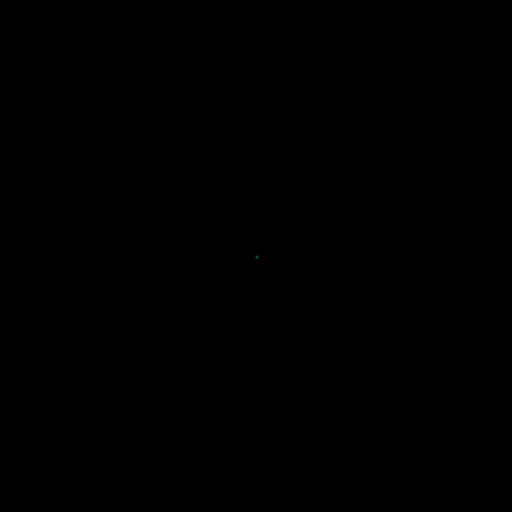
Frame 1 (no input)
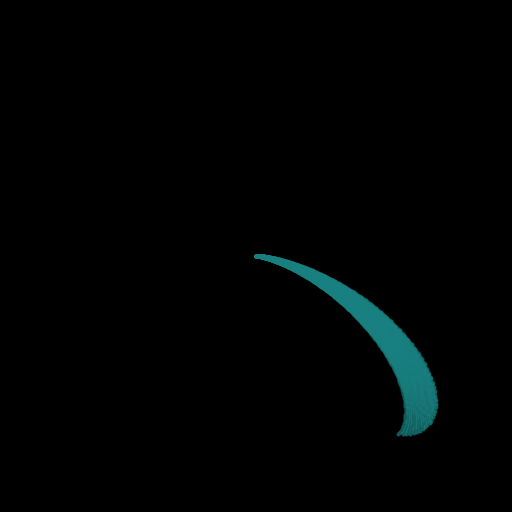
Frame 60 (the mouse pressed at the canvas centre just before this capture)
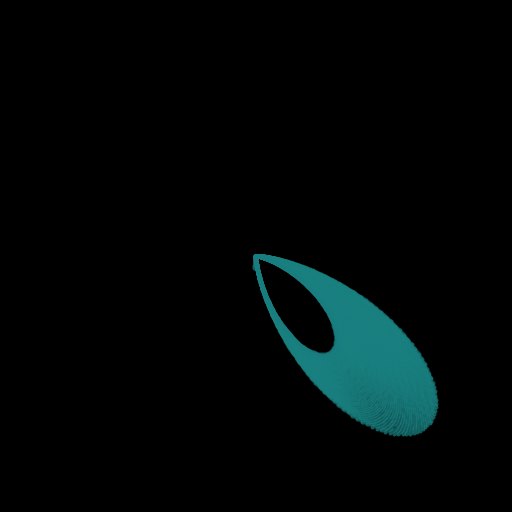
Frame 120 (the mouse held since frame 60 and released just before this capture)

The Processing sketch that drew these frames (run headless with seeded random() and noise(); from frame 60 on, the mouse is pressed at the canvas centre):

// Processing sketch: DynamicWhitneyBaseVersion
// ── DynamicWhitneyBaseVersion.pde
//------------------------------------------------------------------
// This draws a "Whitney" image
//------------------------------------------------------------------


  static final String NAME = "whitney";

  float nbrPoints;
  float cx, cy;
  float crad;
  float cycleLength;
  float startTime;
  int   counter;
  int numPetals;
  float speed;
  boolean usePoints;



  void setup()
  {     
    size(512,512);
    background(0);
    
    numPetals = 2;
    usePoints = false;
    nbrPoints = 160;
    counter = 0;
    cx = this.width/2;
    cy = this.height/2;
    crad = (min(this.width, this.height)/2) * 0.95;
    cycleLength = 320000*4;
    speed = (TWO_PI*nbrPoints) / cycleLength;
    startTime = millis();

    //this.beginDraw();      
    //this.smooth();
    colorMode(HSB, 1);
    // this.noStroke();
    //this.background(0);
    //this.endDraw();
  }


  //
  // do the actual drawing (off-screen)
  //
  void draw()
  {
    float my = 20;

 //   this.beginDraw();
    
//    GL gl = this.beginGL();
//    gl.glClearColor(0f,0f,0f,0f);
//    gl.glClear(GL.GL_COLOR_BUFFER_BIT | GL.GL_DEPTH_BUFFER_BIT);
//    this.endGL();
    
    
    //this.smooth();
    this.colorMode(HSB, 1);
    this.strokeWeight(4);

    //startTime = -(cycleLength*20) / (float) this.height;
    float timer = (millis() - startTime) % cycleLength;

    //this.background(0);
    
    //counter = int(timer / cycleLength);

    counter = int(timer);

    if (usePoints)
    {

      //    this.noFill();
      this.noStroke();
    }
    else
    {
      this.beginShape();
      this.noFill();
    }
    for (float i = 0; i < nbrPoints; ++i)
    {
      float r = i/(nbrPoints-1f);
      float len = crad*r;

      //if ((counter & 1) == 0)
      //  r = 1-r;

      float a = timer * speed * r; // pow(i * .001,2);
      float rad = max(2, len*.05);

      if (false)
      {
        float tmps = sin(numPetals*a);
        float tmpc = cos(numPetals*a);

        len *= 2*tmps*tmpc;
      }
      
      if (true)
      {
        float tmps = sin(numPetals*(a+TWO_PI*timer/cycleLength));
        //float tmpc = cos(numPetals*a+timer);

        len *= tmps*tmps;
      }
      
      float x = (cx + cos(a)*len);
      float y = (cy + sin(a)*len);
      float h = map(sin(len*TWO_PI) * sin(PI*timer/cycleLength), -1, 1, 0, 1);
      //h -= int(h);

      if (usePoints)
      {
        this.fill(h, .9, 1-r/2);
        this.ellipse(x, y, rad, rad);
      }
      else
      {
        this.stroke(h, .8, 1-r/2, 0.7);
        this.curveVertex(x, y);
      }
    }

    if (!usePoints)
    {
      this.endShape();
    }
//    this.endDraw();
  }

  // end class DynamicWhitney
